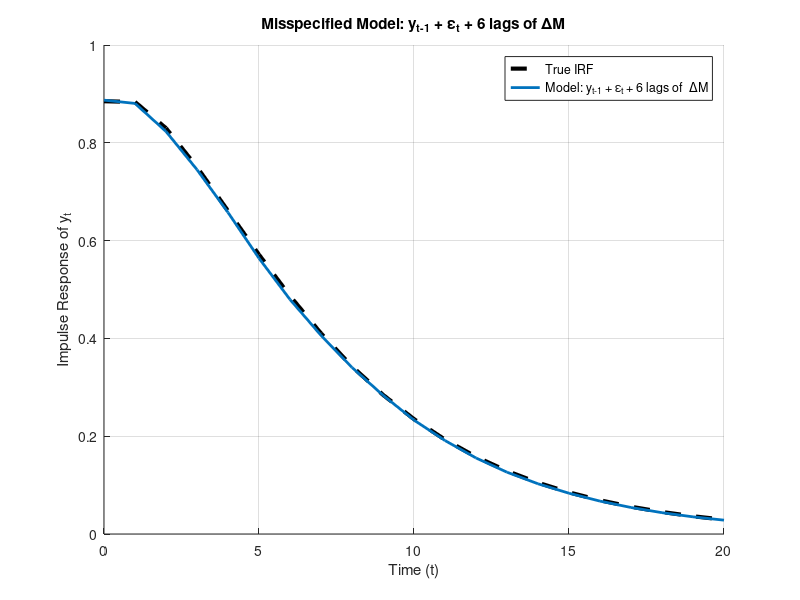

MATLAB code for this plot:
clear all

% Parameters from previous solutions
a = 0.701502; % 1.43991; 
b = 0.262662; % -1.70648; 
c = 0.885;
d = 0.115;
rho = 0.8;
T = 600; % I will burn the first 100
N_sim = 500;

rng(456,'twister');
%rng(123456,'twister');

% Standard deviations (set so that Var(ΔM) = Var(η))
sigma_eta = 0.007;
sigma_eps = 0.00066;

% Storage for impulse responses with ε_t and 6 lags of ΔM
horizon = 21;
IRF_dM6 = zeros(horizon, N_sim);

for s = 1:N_sim
    % Generate shocks
    eta = sigma_eta * randn(T+6, 1);  % +6 for lag space
    % eta = zeros(T+6,1);
    eps = sigma_eps * randn(T+6, 1);

    % Simulate ΔM, y
    deltaM = zeros(T+6,1);
    y = zeros(T+6,1);
    for t = 2:T+6
        deltaM(t) = rho * deltaM(t-1) + eps(t);
        y(t) = a * y(t-1) + b * deltaM(t-1) + c * eps(t) + d * eta(t);
    end

    % Build regression dataset
    Y = y(107:end);
    Y_lag = y(106:end-1);
    E = eps(107:end);  % contemporaneous ε_t

    % ΔM_{t-1} to ΔM_{t-6}
    deltaM_lags = zeros(T-100, 6);
    for j = 1:6
        deltaM_lags(:, j) = deltaM(107-j:end-j);  % deltaM(t-j)
    end


    % Stack regressor matrix
    X = [ones(T-100,1), Y_lag, deltaM_lags, E];
    b_est = pinv(X)*Y;

    % Compute impulse response
    y_irf = zeros(horizon, 1);
    eps_irf = zeros(horizon, 1); eps_irf(1) = 1;%0.00066;
    deltaM_irf = zeros(horizon,1); deltaM_irf(1) = eps_irf(1); % initial shock just contemporary
    y_irf(1) = b_est(1) + b_est(end)*eps_irf(1); % initial response: alpha + gamma*shock

    for t = 2:horizon % get deltaM series given an initial contempraneous shock of 1 sd
        deltaM_irf(t) = rho * deltaM_irf(t-1) + eps_irf(t);
    end

    for t = 2:horizon
        y_irf(t) = b_est(1) + b_est(2) * y_irf(t-1) + b_est(end) * eps_irf(t);  % lag of y and contemp monetary shock
        for j = 1:min(6, t-1)
            y_irf(t) = y_irf(t) + b_est(2+j) * deltaM_irf(t-j);
        end
    end
    IRF_dM6(:, s) = y_irf;
end

% Median IRF
median_dM6 = median(IRF_dM6, 2);

% --- Compute true impulse response ---
true_irf = zeros(horizon,1);
deltaM = zeros(horizon,1);
eps_irf = zeros(horizon,1); eps_irf(1) = 1;%0.00066;

for t = 1:horizon
    if t == 1
        deltaM(t) = eps_irf(t);
        true_irf(t) = c * eps_irf(t);
    else
        deltaM(t) = rho * deltaM(t-1) + eps_irf(t);
        true_irf(t) = a * true_irf(t-1) + b * deltaM(t-1) + c * eps_irf(t);
    end
end

% Plot comparison
figure; hold on;
plot(0:horizon-1, true_irf, 'k--', 'LineWidth', 3);
plot(0:horizon-1, median_dM6, '-', 'LineWidth', 2);
legend('True IRF', 'Model: y_{t-1} + ε_t + 6 lags of  ΔM', 'Location', 'NorthEast');
xlabel('Time (t)');
ylabel('Impulse Response of y_t');
title('Misspecified Model: y_{t-1} + ε_t + 6 lags of ΔM');
grid on;

% Save figure
saveas(gcf, 'out/4_IRF_monetary_y.png');
